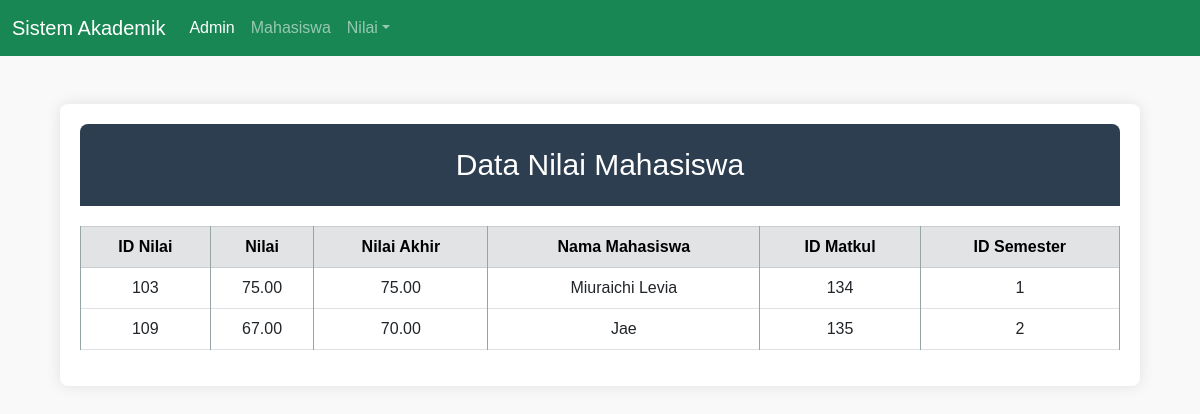
Screenshot of /TUGAS2/tampil_nilaiakhir_80.php with the database file from the repository.
### tables this page shows
CREATE TABLE `nilai` (
  `id_nilai` int NOT NULL,
  `nilai` decimal(10,2) NOT NULL,
  `nilai_akhir` decimal(10,2) NOT NULL,
  `id_mahasiswa` int NOT NULL,
  `id_matkul` int NOT NULL,
  `id_semester` int NOT NULL
);

CREATE TABLE `mahasiswa` (
  `id_mahasiswa` int NOT NULL,
  `nim` varchar(20) NOT NULL,
  `nama_mhs` varchar(255) NOT NULL,
  `alamat` varchar(255) NOT NULL,
  `email` varchar(255) NOT NULL,
  `no_telp` varchar(20) NOT NULL
);

### TUGAS2/database.php (called while the page is built, shortened)
<?php
class Database {
private $host = 'localhost';
private $username = 'root';
private $password = '';
private $database = 'db_akademik';
public function __construct() {
    $this->conn = new mysqli($this->host, $this->username, $this->password, $this->database);
}
}
?>

### TUGAS2/nilai.php (called while the page is built, shortened)
<?php
include_once 'database.php';
class nilaiAkhir80 extends Nilai {
    public function tampilkanData() {
        $sql = "SELECT * FROM nilai JOIN mahasiswa ON nilai.id_mahasiswa = mahasiswa.id_mahasiswa WHERE nilai_akhir <= 79.99";
        $data = $this->conn->query($sql);
        $hasil = [];
        if ($data && mysqli_num_rows($data) > 0) {
            while ($row = mysqli_fetch_array($data)) {
                $hasil[] = $row;
            }
        }
        return $hasil;
    }
}
?>

### TUGAS2/tampil_nilaiakhir_80.php (the view, shortened to what this page needs)
<?php
require_once('nilai.php');
    $nilai1 = new nilaiAkhir80();
    $dataNilai = $nilai1->tampilkanData();
?>
<!DOCTYPE html>
<html lang="en">
<head>
    <link href="https://cdn.jsdelivr.net/npm/bootstrap@5.3.0-alpha1/dist/css/bootstrap.min.css" rel="stylesheet">
</head>
<body>
<nav class="navbar navbar-expand-lg navbar-dark bg-success">
    <div class="container-fluid">
        <a class="navbar-brand">Sistem Akademik</a>
        <div class="collapse navbar-collapse" id="navbarNav">
            <ul class="navbar-nav me-auto">
                <li class="nav-item">
                    <a class="nav-link active" href="beranda.php">Admin</a>
                </li>
                <li class="nav-item">
                    <a class="nav-link" href="tampil_mahasiswa.php">Mahasiswa</a>
                </li>
                <li class="nav-item dropdown">
                    <a class="nav-link dropdown-toggle" href="#" id="navbarDropdown" role="button" data-bs-toggle="dropdown" aria-expanded="false">
                        Nilai</a>
                </li>
            </ul>
        </div>
    </div>
</nav>
<div class="container mt-5">
    <h1 class="header">Data Nilai Mahasiswa</h1>
    <table class="table table-bordered">
        <thead class="table-secondary">
            <tr class="sub-heading">
                <th scope="col">ID Nilai</th>
                <th scope="col">Nilai</th>
                <th scope="col">Nilai Akhir</th>
                <th scope="col">Nama Mahasiswa</th>
                <th scope="col">ID Matkul</th>
                <th scope="col">ID Semester</th>
            </tr>
        </thead>
        <tbody>
            <?php
            require_once('database.php');
            require_once('nilai.php');
            if (!empty($dataNilai)) {
                foreach ($dataNilai as $row) {
                echo "<tr>";
                echo "<td>" . $row['id_nilai'] . "</td>";
                echo "<td>" . $row['nilai'] . "</td>";
                echo "<td>" . $row['nilai_akhir'] . "</td>";
                echo "<td>" . $row['nama_mhs'] . "</td>";
                echo "<td>" . $row['id_matkul'] . "</td>";
                echo "<td>" . $row['id_semester'] . "</td>";
                echo "</tr>";
                }
            } else {
                echo "<tr><td colspan='6' class='text-center'> Tidak ada data nilai mahasiswa. </td></tr>";
            }
            ?>
</body>
</html>

### TUGAS2/tampil_nilaiakhir_80.php (style rules this page uses)
body { font-family: Arial, sans-serif; background-color: #f9f9f9; margin: 0; padding: 0; }
.container { width: 90%; margin: 20px auto; background-color: #fff; border-radius: 8px; box-shadow: 0 0 15px rgba(0, 0, 0, 0.1); padding: 20px; }
.header { background-color: #2c3e50; color: white; padding: 23px; border-top-left-radius: 8px; border-top-right-radius: 8px; text-align: center; font-size: 30px; margin-bottom: 20px; }
table { width: 100%; border-collapse: collapse; margin-bottom: 20px; }
th, td { padding: 12px; border: 1px solid #95a5a6; text-align: center; }
th { color: black; }
td { background-color: #f1f9ff; }
.sub-heading { background-color: #95a5a6; color: black; }

### rows the page displays
nilai: id_nilai "103", nilai "75.00", nilai_akhir "75.00", id_mahasiswa.nama_mhs "Miuraichi Levia", id_matkul "134", id_semester "1"
nilai: id_nilai "109", nilai "67.00", nilai_akhir "70.00", id_mahasiswa.nama_mhs "Jae", id_matkul "135", id_semester "2"
